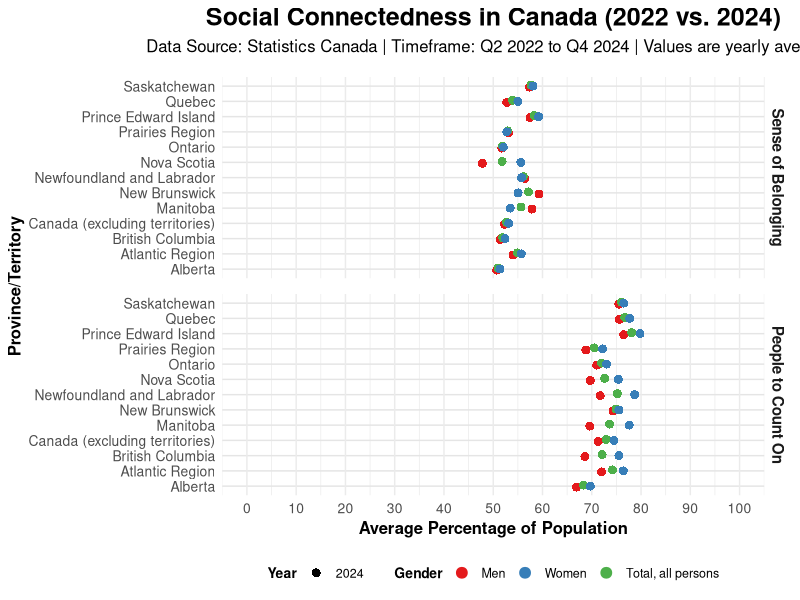
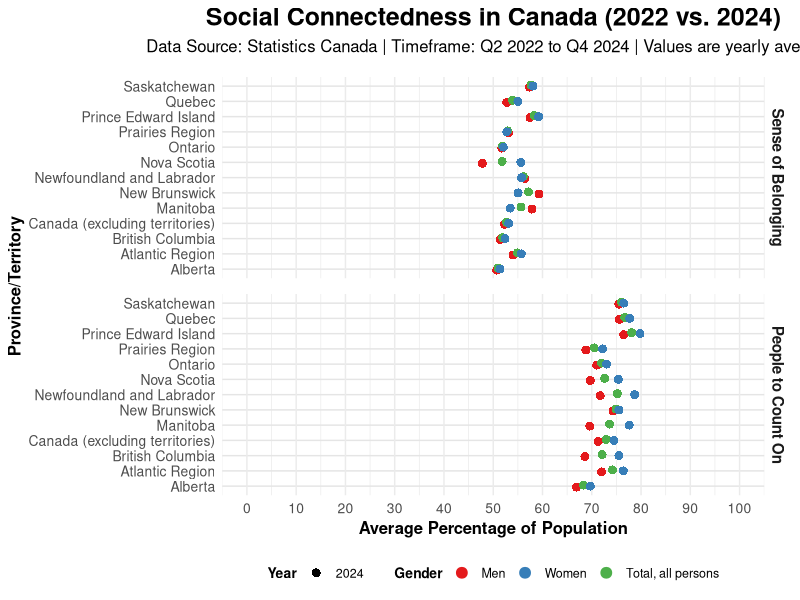

The R script that drew these images, in order:
# ---------------------------------------------
# STEP 1: Load Required Libraries
# ---------------------------------------------
library(ggplot2)       # For plotting
library(dplyr)         # For data manipulation
library(readr)         # For reading CSV files
library(tidyr)         # For data reshaping
# STEP 2: Load and Clean Both Datasets
data_belonging <- read_csv("4510005201_databaseLoadingData.csv")
data_count_on <- read_csv("4510005001_databaseLoadingData.csv")
# Clean data and average values by year
clean_and_average <- function(df, indicator_name) {
  df %>%
    mutate(
      VALUE = as.numeric(VALUE),
      Year = substr(REF_DATE, 1, 4)  # Extract year (e.g., "2022" from "2022-04")
    ) %>%
    filter(!is.na(VALUE)) %>%
    group_by(Year, GEO, Gender) %>%
    summarise(Avg_Value = mean(VALUE, na.rm = TRUE)) %>%
    ungroup() %>%
    mutate(
      GEO = factor(GEO, levels = unique(GEO)),  # Preserve province order
      Gender = factor(Gender, levels = c("Men", "Women", "Total, all persons")),
      Indicator = indicator_name  # Add indicator label
    )
}
# Process both datasets
data_belonging_avg <- clean_and_average(
  data_belonging %>% filter(Indicators == "Very strong or somewhat strong sense of belonging to local community"),
  "Sense of Belonging"
)
data_count_on_avg <- clean_and_average(
  data_count_on %>% filter(Indicators == "Always or often has people to depend on when needed"),
  "People to Count On"
)

# Combine datasets
combined_data <- bind_rows(data_belonging_avg, data_count_on_avg) %>%
  mutate(Indicator = factor(Indicator, levels = c("Sense of Belonging", "People to Count On")))

# ---------------------------------------------
# STEP 3: Define Custom Theme
# ---------------------------------------------
custom_theme <- theme_minimal() +
  theme(
    axis.text.x = element_text(size = 10, angle = 0),
    axis.text.y = element_text(size = 10),
    axis.title = element_text(size = 12, face = "bold"),
    legend.position = "bottom",
    legend.title = element_text(size = 10, face = "bold"),
    legend.text = element_text(size = 9),
    strip.text = element_text(size = 11, face = "bold"),
    plot.title = element_text(size = 18, face = "bold", hjust = 0.5),
    plot.subtitle = element_text(size = 12, hjust = 0.5, margin = margin(b = 15)),
    panel.grid.major.y = element_line(color = "grey90"),
    panel.spacing = unit(0.4, "cm")
  )
# STEP 4: Create Dot Plot with Yearly Averages
dot_plot <- ggplot(
  combined_data,
  aes(x = Avg_Value, y = GEO, color = Gender, shape = Year)  # Shape = Year, Color = Gender
) +
  geom_point(
    size = 2, 
    position = position_dodge(width = 0.2),  # Dodge points by Year
    stroke = 1.5
  ) +
  facet_grid(
    Indicator ~ .,  # Facet by Indicator (rows)
    scales = "free_y",
    space = "free_y"
  ) +
  labs(
    title = "Social Connectedness in Canada (2022 vs. 2024)",
    subtitle = "Data Source: Statistics Canada | Timeframe: Q2 2022 to Q4 2024 | Values are yearly averages",
    x = "Average Percentage of Population",
    y = "Province/Territory",
    color = "Gender",
    shape = "Year"
  ) +
  scale_color_manual(
    values = c("#E41A1C", "#377EB8", "#4DAF4A")  # Men (red), Women (blue), Total (green)
  ) +
  scale_shape_manual(values = c(16, 17)) +  # 2022 = circle, 2024 = triangle
  scale_x_continuous(
    limits = c(0, 100),  # Fix x-axis range
    breaks = seq(0, 100, by = 10)  # Add gridlines every 10%
  ) +
  custom_theme

# ---------------------------------------------
# STEP 5: Save and Display
# ---------------------------------------------
print(dot_plot)
ggsave("Social_Connectedness_Dot_Plot.png", plot = dot_plot, 
       width = 14, height = 10, dpi = 300, bg = "white")